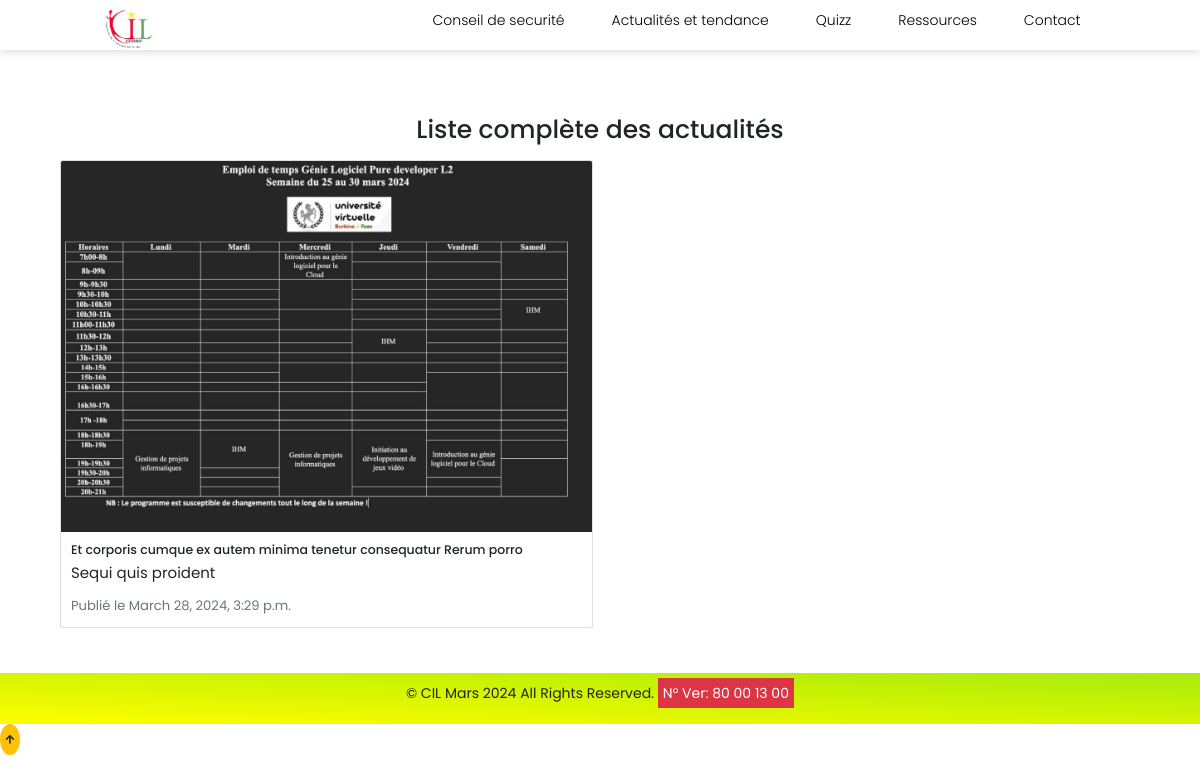
The page /actualites/ on the database as committed earlier.
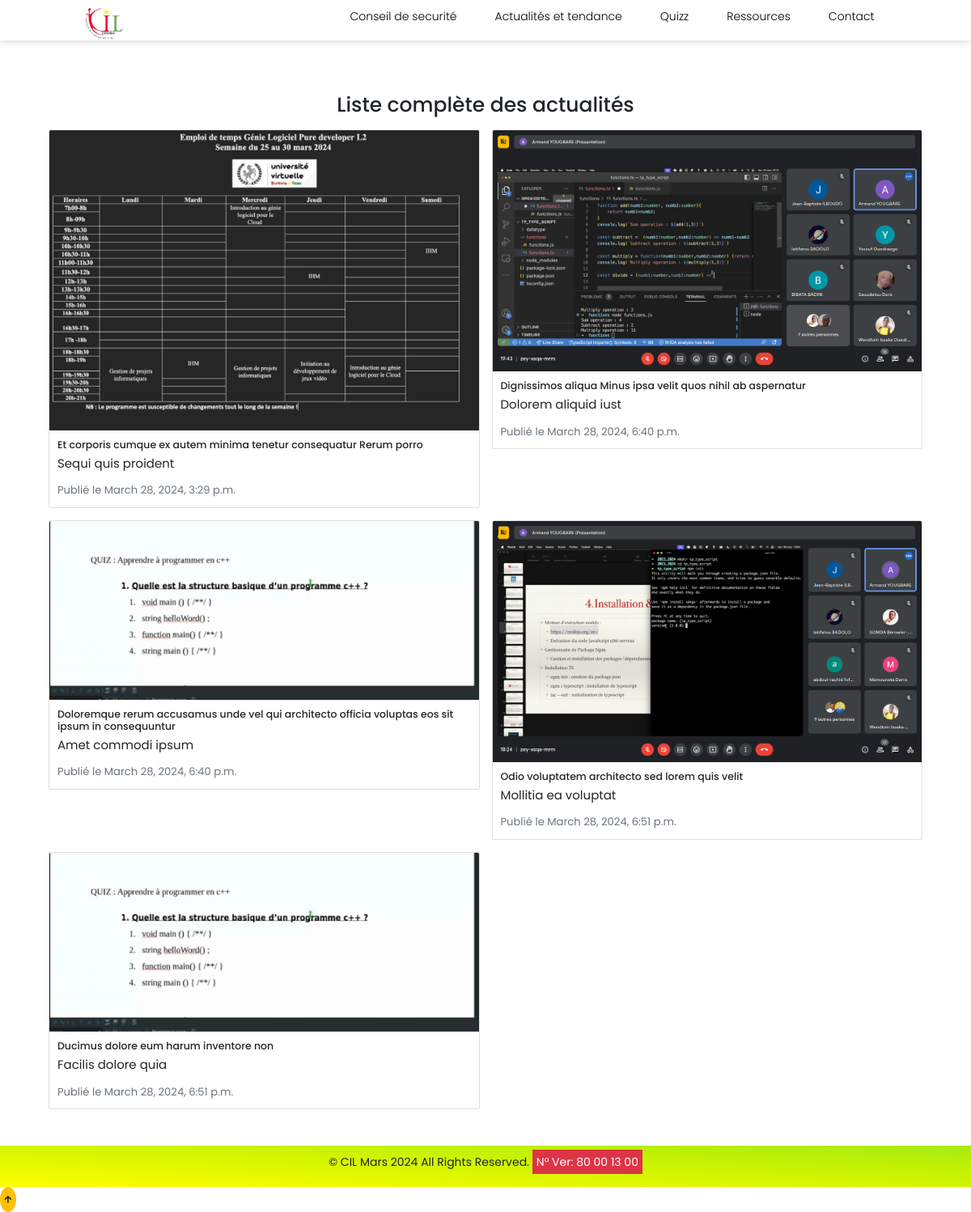
The same page on the database as committed later.
### app/models.py (models this page shows, shortened)
class Actualite(models.Model):
    image = models.ImageField(upload_to='app/images/actualite_images', default='app/images/default_actualite_image.png', null=True, blank=True)
    titre = models.CharField(max_length=200)
    contenu = models.TextField()
    date_publication = models.DateTimeField(auto_now_add=True)
    lien_site_web = models.URLField(blank=True, null=True)  # Champ pour le lien du site web

### app/views.py (the view)
# urls.py: path('actualites/', views.all_actualites, name='all_actualites'),
def all_actualites(request):
    actualites = Actualite.objects.all()
    return render(request, 'app/all_actualites.html', {'actualites': actualites})

### app/templates/app/all_actualites.html
{% extends 'app/base.html' %}
{% block content %}
<div class="container mt-5 fs-4">
    <h1 class="text-center mb-4">Liste complète des actualités</h1>
    <div class="row">
        {% for actualite in actualites %}
        <div class="col-md-6 mb-4">
            <div class="card">
                <img src="{{ actualite.image.url }}" class="card-img-top" alt="{{ actualite.titre }}">
                <div class="card-body">
                    <h5 class="card-title">{{ actualite.titre }}</h5>
                    <p class="card-text">{{ actualite.contenu }}</p>
                    <p class="card-text"><small class="text-muted">Publié le {{ actualite.date_publication }}</small></p>
                </div>
            </div>
        </div>
        {% endfor %}
    </div>
</div>
{% endblock content %}

### app/templates/app/base.html (shortened to what this page needs)
<!doctype html>
<html lang="fr">
{% load static %}
<head>
    <link rel="stylesheet" href="{% static 'app/css/bootstrap.css' %}">
    <link rel="stylesheet" href="{% static 'app/css/style.css' %}">
    <link rel="stylesheet" href="{% static 'app/css/main.css' %}">
    <link rel="stylesheet" href="{% static 'app/css/quiz.css' %}">
    <link href="https://cdn.jsdelivr.net/npm/bootstrap@5.0.0-beta3/dist/css/bootstrap.min.css"
          rel="stylesheet"
>
    <link rel="stylesheet" href="https://cdnjs.cloudflare.com/ajax/libs/font-awesome/5.15.4/css/all.min.css" />
    <link href="https://code.jquery.com/ui/1.12.1/themes/base/jquery-ui.css" rel="stylesheet">
<link href="https://cdnjs.cloudflare.com/ajax/libs/font-awesome/5.15.4/css/all.min.css" rel="stylesheet">
</head>
<body>
    <header>
        <div class="logo">
            <a class="btn" href="{% url 'home' %}"><img id="logo" src="{% static 'app/images/logo.png' %}" style="height:50px;">
</a>
        </div>
        <ul class="menu">
            <li ><a href="{% url 'all_actualites' %}" class="btn">Conseil de securité</a></li>
            <li><a href="{% url 'all_actualites' %}"   class="btn">Actualités et tendance</a></li>
            <li><a href="{% url 'display_quiz' %}"   class="btn">Quizz </a></li>
            <li><a href="{% url 'all_ressources' %}"   class="btn">Ressources</a></li>
            <li class=""><a href="#" class="btn">Contact</a></li>
        </ul>
    </header>
<div class="container">
    {% block content %}
{% endblock %}
</div>
{% block footer %}
    <footer style=" background-image: linear-gradient(to right top, #fffd00, #eaf900, #d4f500, #bef006, #a8eb12);" class="text-dark mt-5">
        <p> © CIL Mars 2024 All Rights Reserved. <span style="" class="bg-danger text-white p-2"> N° Ver: 80 00 13 00 </span> </p>
    </footer>
{% endblock %}
<a href="#" class="btn btn-warning border-3 border-warning py-2 text-dark px-1 rounded-circle back-to-top"><i class="fa fa-arrow-up"></i></a>
</body>
</html>

### app/static/app/css/main.css (style rules this page uses)
* { margin: 0; padding: 0; font-family: "Poppins" , sans-serif; box-sizing: border-box; transition: all.2s linear; text-decoration: none; border: none; }
.btn { text-decoration: none; }
#logo { border-radius:50%; }
html { font-size: 62.5%; overflow-x: hidden; scroll-padding-top: 7em; scroll-behavior: smooth; }
body { position: relative; }
header { position: fixed; top: 0; left: 0; right: 0; z-index: 20; background-color: #fff; display: flex; align-items: center; justify-content: space-between; padding: 10px 8%; height: 50px; box-shadow: 0 0 10px 0 rgba(0,0,0,0.2); }
header .logo { color: #ea1f33; font-size: 25px; font-weight: bold; }
.menu { display: flex; }
.menu li { list-style: none; margin: 0 15px; }
.menu li a { font-size: 14px; color: #000; font-weight: 300; transition: 0.2s; }
footer { background-color: #ea1f33; text-align: center; padding: 10px 0; color: #fff; font-size: 14px; }

### app/static/app/css/quiz.css (style rules this page uses)
* { padding: 0; margin: 0; box-sizing: border-box; }
:root { --light-purple-color: #8854C0; --light-color: #fff; --dark-color: #000; --grey-color: #f2f2f2; --transition: all 300ms ease-in-out; }
body { min-height: 100vh; font-family: 'Poppins', sans-serif; color: var(--dark-color); background: var(--grey-color); }

Rows that differ between the two databases and show on the page:
added Actualite: image (picture), titre "Dignissimos aliqua Minus ipsa velit quos nihil ab aspernatur", contenu "Dolorem aliquid iust", date_publication "March 28, 2024, 6:40 p.m."
added Actualite: image (picture), titre "Doloremque rerum accusamus unde vel qui architecto officia voluptas eos sit ipsum in consequuntur", contenu "Amet commodi ipsum", date_publication "March 28, 2024, 6:40 p.m."
added Actualite: image (picture), titre "Odio voluptatem architecto sed lorem quis velit", contenu "Mollitia ea voluptat", date_publication "March 28, 2024, 6:51 p.m."
added Actualite: image (picture), titre "Ducimus dolore eum harum inventore non", contenu "Facilis dolore quia", date_publication "March 28, 2024, 6:51 p.m."
